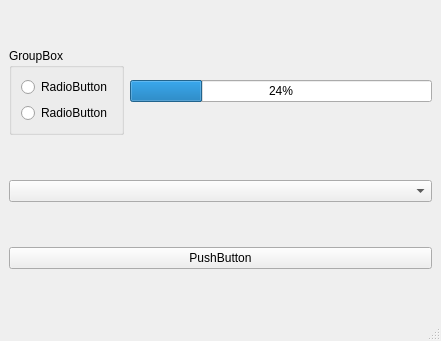
<?xml version="1.0" encoding="UTF-8"?>
<ui version="4.0">
 <class>MainWindow</class>
 <widget class="QMainWindow" name="MainWindow">
  <property name="geometry">
   <rect>
    <x>0</x>
    <y>0</y>
    <width>441</width>
    <height>341</height>
   </rect>
  </property>
  <property name="windowTitle">
   <string>MainWindow</string>
  </property>
  <widget class="QWidget" name="centralwidget">
   <layout class="QGridLayout" name="gridLayout">
    <item row="0" column="0">
     <widget class="QGroupBox" name="gBox_buttons">
      <property name="title">
       <string>GroupBox</string>
      </property>
      <layout class="QVBoxLayout" name="verticalLayout">
       <item>
        <widget class="QRadioButton" name="rb_percentFormat">
         <property name="text">
          <string>RadioButton</string>
         </property>
        </widget>
       </item>
       <item>
        <widget class="QRadioButton" name="rb_valueFormat">
         <property name="text">
          <string>RadioButton</string>
         </property>
        </widget>
       </item>
      </layout>
     </widget>
    </item>
    <item row="0" column="1">
     <widget class="QProgressBar" name="prBar_progress">
      <property name="value">
       <number>24</number>
      </property>
     </widget>
    </item>
    <item row="1" column="0" colspan="2">
     <widget class="QComboBox" name="cBox_elements"/>
    </item>
    <item row="2" column="0" colspan="2">
     <widget class="QPushButton" name="pb_incrProgress">
      <property name="text">
       <string>PushButton</string>
      </property>
      <property name="checkable">
       <bool>false</bool>
      </property>
      <property name="flat">
       <bool>false</bool>
      </property>
     </widget>
    </item>
   </layout>
  </widget>
  <widget class="QMenuBar" name="menubar">
   <property name="geometry">
    <rect>
     <x>0</x>
     <y>0</y>
     <width>441</width>
     <height>23</height>
    </rect>
   </property>
  </widget>
  <widget class="QStatusBar" name="statusbar"/>
 </widget>
 <resources/>
 <connections/>
</ui>
